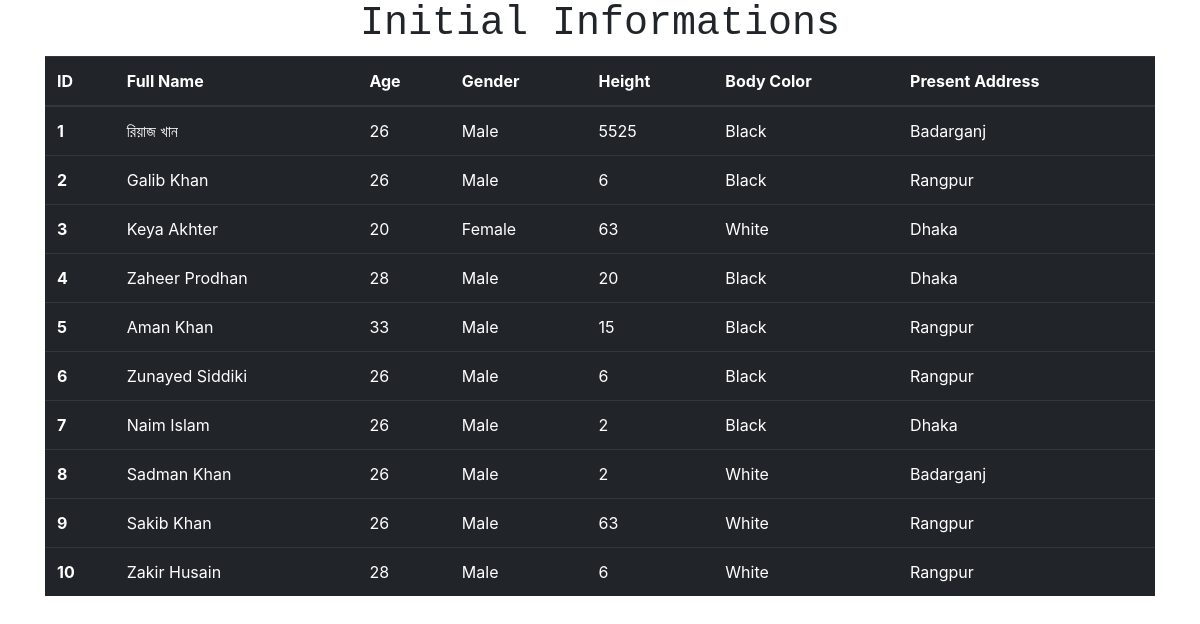
Page /initial_info/ on the committed database.
### app/models.py (models this page shows, shortened)
class Iitial_info(models.Model):
    full_name = models.CharField(max_length=20)
    age=models.IntegerField(null=True)
    gender = models.CharField(max_length=50,null=True)
    height=models.IntegerField(null=True)
    body_color= models.CharField(max_length=20,null=True)
    present_adress=models.CharField(max_length=50,null=True)
    user = models.OneToOneField(User, on_delete=models.CASCADE)
    img = models.ImageField(upload_to='images/',null=True)

### app/views.py (the view)
# urls.py: path('initial_info/', views.initial_info, name='initial_info'),
def initial_info(request):
    x=Iitial_info.objects.all()
    context = {
      'x':x
      }
    return render(request,"initial_info.html",context)

### app/templates/initial_info.html (shortened to what this page needs)
<!DOCTYPE html>
<html lang="en">
<head>
    <link rel="stylesheet" href="https://cdn.jsdelivr.net/npm/bootstrap@4.0.0/dist/css/bootstrap.min.css">
</head>
<body>
<div class="containeer">
    <h1 style="text-align: center; font-family: 'Courier New', Courier, monospace;">Initial Informations</h1>
</div>
    <div class="container">
        <table class="table table-dark">
            <thead>
              <tr>
                <th scope="col">ID</th>
                <th scope="col">Full Name</th>
                <th scope="col">Age </th>
                <th scope="col">Gender</th>
                <th scope="col">Height</th>
                <th scope="col">Body Color </th>
                <th scope="col">Present Address</th>
              </tr>
            </thead>
            <tbody>
        {% for i in x %}
              <tr>
                <th scope="row">{{i.id}}</th>
                <td>{{i.full_name}}</td>
                <td>{{i.age}}</td>
                <td>{{i.gender}}</td>
                <td>{{i.height}}</td>
                <td>{{i.body_color}}</td>
                <td>{{i.present_adress}}</td>
              </tr>
          {% endfor %}
            </tbody>
          </table>
    </div>
</body>
</html>

### rows in the picture
Iitial_info: id "1", full_name "রিয়াজ খান", age "26", gender "Male", height "5525", body_color "Black", present_adress "Badarganj"
Iitial_info: id "2", full_name "Galib Khan", age "26", gender "Male", height "6", body_color "Black", present_adress "Rangpur"
Iitial_info: id "3", full_name "Keya Akhter", age "20", gender "Female", height "63", body_color "White", present_adress "Dhaka"
Iitial_info: id "4", full_name "Zaheer Prodhan", age "28", gender "Male", height "20", body_color "Black", present_adress "Dhaka"
Iitial_info: id "5", full_name "Aman Khan", age "33", gender "Male", height "15", body_color "Black", present_adress "Rangpur"
Iitial_info: id "6", full_name "Zunayed Siddiki", age "26", gender "Male", height "6", body_color "Black", present_adress "Rangpur"
Iitial_info: id "7", full_name "Naim Islam", age "26", gender "Male", height "2", body_color "Black", present_adress "Dhaka"
Iitial_info: id "8", full_name "Sadman Khan", age "26", gender "Male", height "2", body_color "White", present_adress "Badarganj"
Iitial_info: id "9", full_name "Sakib Khan", age "26", gender "Male", height "63", body_color "White", present_adress "Rangpur"
Iitial_info: id "10", full_name "Zakir Husain", age "28", gender "Male", height "6", body_color "White", present_adress "Rangpur"
